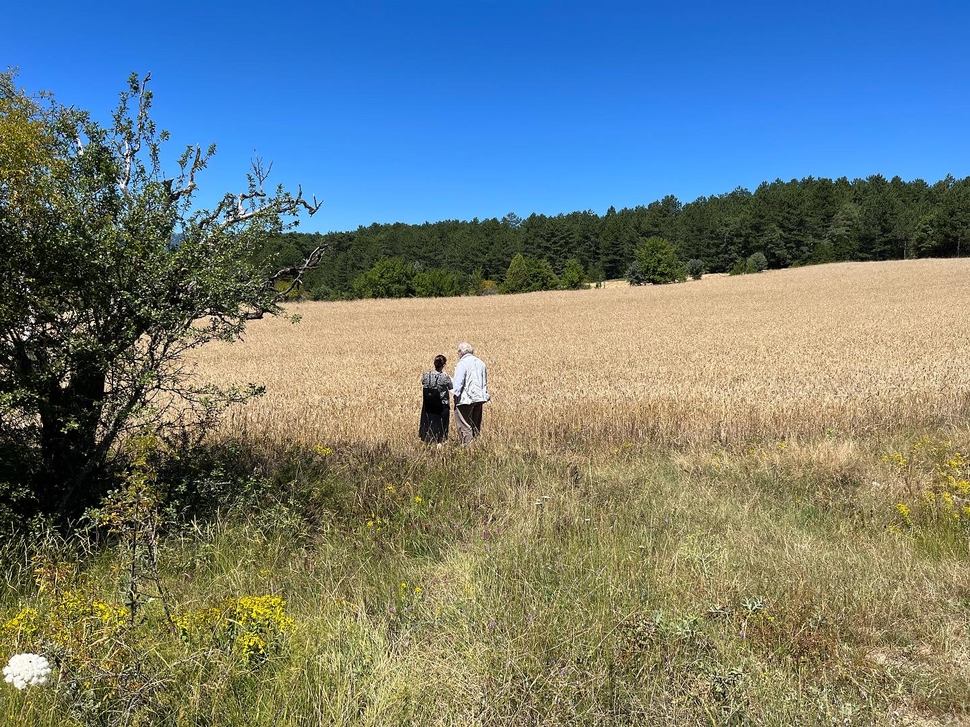
#> input picture images/fatos_hocam_background.png, 970 x 727 px, shrunk from 1440 x 1080 before the run, found by its file name
$ jupyter execute --allow-errors newCh8.ipynb
#> lines starting #> are read from the running program, lines starting #| are printed output that depends on the picture
# Chapter 8: Wavelet Transforms and Multiresolution Image Analysis
This is the companion file for Chapter 8.

## Video 8.1
**A useful explanation of vector spaces**

[](https://www.youtube.com/watch?v=tMV61BZCrhk)

## Video 8.2
**A nice introduction to wavelets**

[](https://www.youtube.com/watch?v=ZnmvUCtUAEE)

## Video 8.3
**Basic concepts of wavelet transforms**

[](https://www.youtube.com/watch?v=QX1-xGVFqmw&t=16s)

## Video 8.4
**Discrete Wavelet Transform**

[](https://www.youtube.com/watch?v=F7Lg-nFYooU)

## **Programming exercise 8.1:**

1.   Run the following code to see the output of applying Haar Wavelet Transform.

[cell 1]
import numpy as np
import matplotlib.pyplot as plt
import urllib.request
from PIL import Image

# Load the image
url = "https://raw.githubusercontent.com/itironal/466Companion/main/images/fatos_hocam_background.png"
original_img = np.array(Image.open(urllib.request.urlopen(url))) / 255

# Define 1D Haar transform
def haar_1d(x):
    N = len(x)
    output = np.zeros_like(x)
    for i in range(0, N, 2):
        output[i//2] = (x[i] + x[i+1]) / np.sqrt(2)      # Approximation
        output[N//2 + i//2] = (x[i] - x[i+1]) / np.sqrt(2)  # Detail
    return output

# 2D Haar transform (single level)
def haar_2d(channel):
    # Apply 1D Haar to rows
    temp = np.apply_along_axis(haar_1d, axis=1, arr=channel)
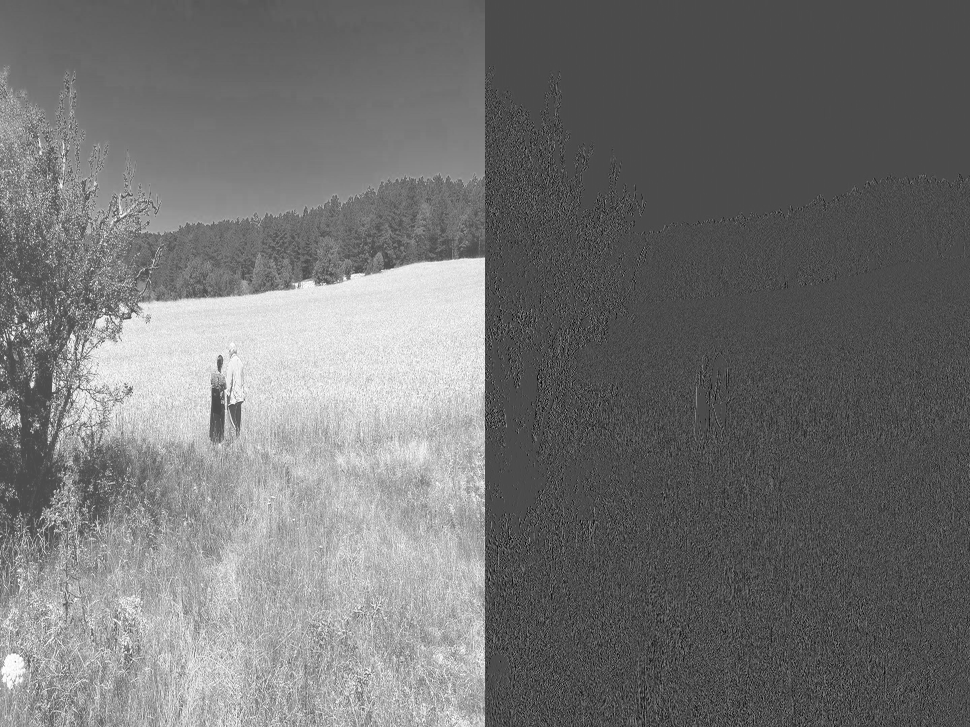
#> temp: shape (727, 970) float64; min -0.599, max 1.41, mean 0.31; drawn with min black and max white
    # Apply 1D Haar to columns
    transformed = np.apply_along_axis(haar_1d, axis=0, arr=temp)

    h, w = transformed.shape
    h2, w2 = h // 2, w // 2
    LL = transformed[:h2, :w2]
    LH = transformed[:h2, w2:]
    HL = transformed[h2:, :w2]
    HH = transformed[h2:, w2:]

    return LL, LH, HL, HH

# Apply Haar transform to each RGB channel
#> (the rest of this cell did not finish here and is left out)

## **Programming exercise 8.2:**

1.   Run the following code to see the output of the two-band analysis filter bank applied to a one-dimensional signal

[cell 2]
import numpy as np
import matplotlib.pyplot as plt
from scipy.signal import firwin, lfilter

def two_band_analysis(fx, cutoff, filter_order=31):
    """
    Perform two-band analysis filter bank for 1D signal.

    Parameters:
    -----------
    fx : 1D numpy array
        Input signal.
    cutoff : float
        Normalized cutoff frequency (0 < cutoff < 0.5), relative to Nyquist.
    filter_order : int
        Order of FIR filters.

    Returns:
    --------
    f0_down : 1D array
        Approximation (low-pass) part, downsampled by 2.
    f1_down : 1D array
        Detail (high-pass) part, downsampled by 2.
    f0_full : 1D array
        Low-pass filtered signal (full length).
    f1_full : 1D array
        High-pass filtered signal (full length).
    """
    # Step 1: Design FIR low-pass and high-pass filters
    h0 = firwin(filter_order, cutoff, pass_zero='lowpass')   # Low-pass
    h1 = firwin(filter_order, cutoff, pass_zero='highpass')  # High-pass

    # Step 2: Filter the signal
    f0_full = lfilter(h0, [1.0], fx)  # Approximation
    f1_full = lfilter(h1, [1.0], fx)  # Detail

    # Step 3: Downsample by 2
    f0_down = f0_full[::2]
    f1_down = f1_full[::2]

    return f0_down, f1_down, f0_full, f1_full

# ---------------- Example Usage ----------------
# Create a sample 1D signal (e.g., sum of two sinusoids)
fs = 256  # Sampling frequency
t = np.arange(0, 1, 1/fs)
fx = np.sin(2*np.pi*5*t) + 0.5*np.sin(2*np.pi*50*t)

# Apply two-band analysis filter bank
cutoff = 0.1  # Normalized cutoff frequency (relative to Nyquist, 0.5)
f0_down, f1_down, f0_full, f1_full = two_band_analysis(fx, cutoff, filter_order=31)

# ---------------- Plot Results ----------------
plt.figure(figsize=(12, 8))

plt.subplot(3,1,1)
plt.plot(t, fx)
plt.title("Original Signal")
plt.xlabel("Time")
plt.ylabel("Amplitude")

plt.subplot(3,1,2)
plt.plot(t, f0_full, label='Low-pass (Approximation)')
plt.plot(t, f1_full, label='High-pass (Detail)')
plt.title("Filtered Signals (Full Length)")
plt.xlabel("Time")
plt.ylabel("Amplitude")
plt.legend()

plt.subplot(3,1,3)
plt.plot(f0_down, label='Downsampled Approximation')
plt.plot(f1_down, label='Downsampled Detail')
plt.title("Downsampled Signals (Compressed)")
plt.xlabel("Sample index")
plt.ylabel("Amplitude")
plt.legend()

plt.tight_layout()
plt.show()
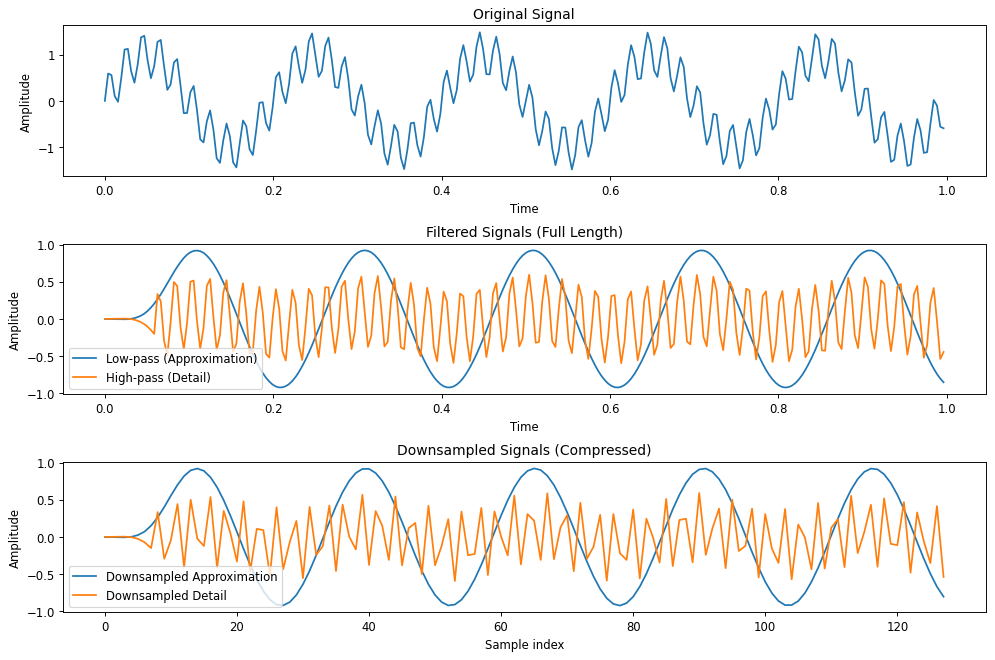
#> figure drawn by matplotlib, 3 panels; panel 1: curve peaks at x = 0.445, y = 1.49; panel 2: curve peaks at x = 0.309, y = 0.922; panel 2: curve peaks at x = 0.504, y = 0.595; panel 3: curve peaks at x = 65, y = 0.921

## **Programming exercise 8.3:**

1.   Run the following code to see the outputs of the two-band analysis filter bank applied to the image.

[cell 3]
import urllib.request
import numpy as np
import matplotlib.pyplot as plt
from scipy.signal import firwin, lfilter
from PIL import Image

def two_band_2d_analysis(image, cutoff=0.1, filter_order=31):
    """
    Two-band analysis filter bank for 2D images.

    Parameters
    ----------
    image : 2D numpy array
        Grayscale input image.
    cutoff : float
        Normalized cutoff frequency (0 < cutoff < 0.5).
    filter_order : int
        Order of 1D FIR filters.

    Returns
    -------
    a0 : 2D array
        Approximation (low-pass) image.
    dv : 2D array
        Vertical detail image.
    dh : 2D array
        Horizontal detail image.
    dd : 2D array
        Diagonal detail image.
    """
#> called with cutoff = 0.1, filter_order = 31
    # Step 1: Design 1D low-pass and high-pass filters
    h0 = firwin(filter_order, cutoff, pass_zero='lowpass')
    h1 = firwin(filter_order, cutoff, pass_zero='highpass')

    # Step 2: Filter rows
    f0_rows = lfilter(h0, [1.0], image, axis=1)  # Low-pass rows
    f1_rows = lfilter(h1, [1.0], image, axis=1)  # High-pass rows

    # Downsample rows by 2
    f0_rows_down = f0_rows[:, ::2]
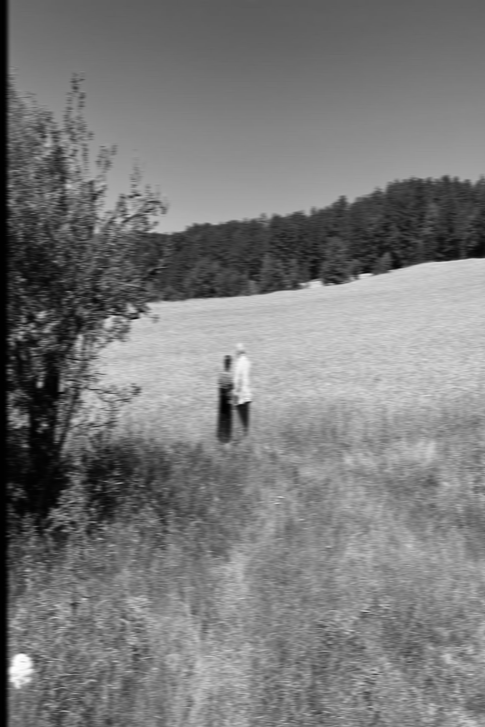
#> f0_rows_down: shape (727, 485) float64; min -0.00778, max 0.983, mean 0.468; drawn with min black and max white
    f1_rows_down = f1_rows[:, ::2]
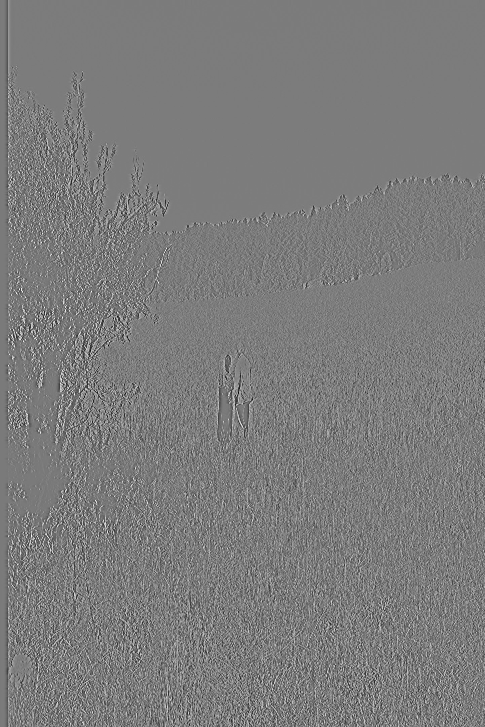
#> f1_rows_down: shape (727, 485) float64; min -0.677, max 0.73, mean 0.00928; drawn with min black and max white

    # Step 3 & 4: Filter columns and downsample by 2
    f0_cols = lfilter(h0, [1.0], f0_rows_down, axis=0)[::2, :]  # Low-pass columns of LP rows
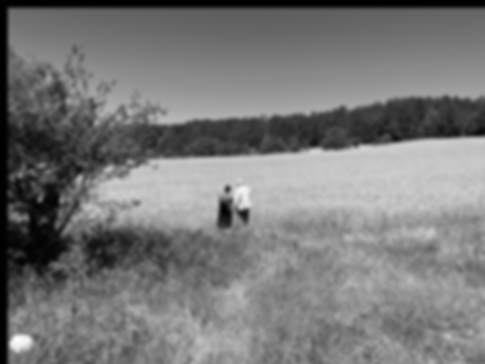
#> f0_cols: shape (364, 485) float64; min -0.00615, max 0.973, mean 0.458; drawn with min black and max white
    f1_cols = lfilter(h1, [1.0], f0_rows_down, axis=0)[::2, :]  # High-pass columns of LP rows

    f0_cols_h = lfilter(h0, [1.0], f1_rows_down, axis=0)[::2, :]  # Low-pass columns of HP rows
    f1_cols_h = lfilter(h1, [1.0], f1_rows_down, axis=0)[::2, :]  # High-pass columns of HP rows

    # Step 5: Merge with correct naming
    a0 = f0_cols       # Approximation
    dv = f1_cols       # Vertical detail (LP horizontal, HP vertical)
    dh = f0_cols_h     # Horizontal detail (HP horizontal, LP vertical)
    dd = f1_cols_h     # Diagonal detail (HP both directions)

    return a0, dv, dh, dd

# ---------------- Load the image ----------------
url = "https://raw.githubusercontent.com/itironal/466Companion/main/images/fatos_hocam_background.png"
original_img = np.array(Image.open(urllib.request.urlopen(url)).convert('L')) / 255.0  # Grayscale

# ---------------- Apply 2D two-band analysis filter bank ----------------
a0, dv, dh, dd = two_band_2d_analysis(original_img, cutoff=0.1, filter_order=31)

# ---------------- Plot the results ----------------
plt.figure(figsize=(12, 10))

plt.subplot(2,2,1)
plt.imshow(a0, cmap='gray')
plt.title("Approximation (a0)")
plt.axis('off')

plt.subplot(2,2,2)
plt.imshow(dv, cmap='gray')
plt.title("Vertical Detail (dv)")
plt.axis('off')

plt.subplot(2,2,3)
plt.imshow(dh, cmap='gray')
plt.title("Horizontal Detail (dh)")
plt.axis('off')

plt.subplot(2,2,4)
plt.imshow(dd, cmap='gray')
plt.title("Diagonal Detail (dd)")
plt.axis('off')

plt.tight_layout()
plt.show()

## **Programming exercise 8.4:**

1.   Run the following code to see the reconstructed image obtained from the approximation and detail subbands using the two-band 2D synthesis filter bank.

[cell 4]
import numpy as np
from scipy.signal import firwin, lfilter
import matplotlib.pyplot as plt

def upsample_by_2(image):
    """
    Upsample a 2D image by a factor of 2 along both axes.
    """
    rows, cols = image.shape
#> rows = 364; cols = 485
    upsampled = np.zeros((rows*2, cols*2))
    upsampled[::2, ::2] = image
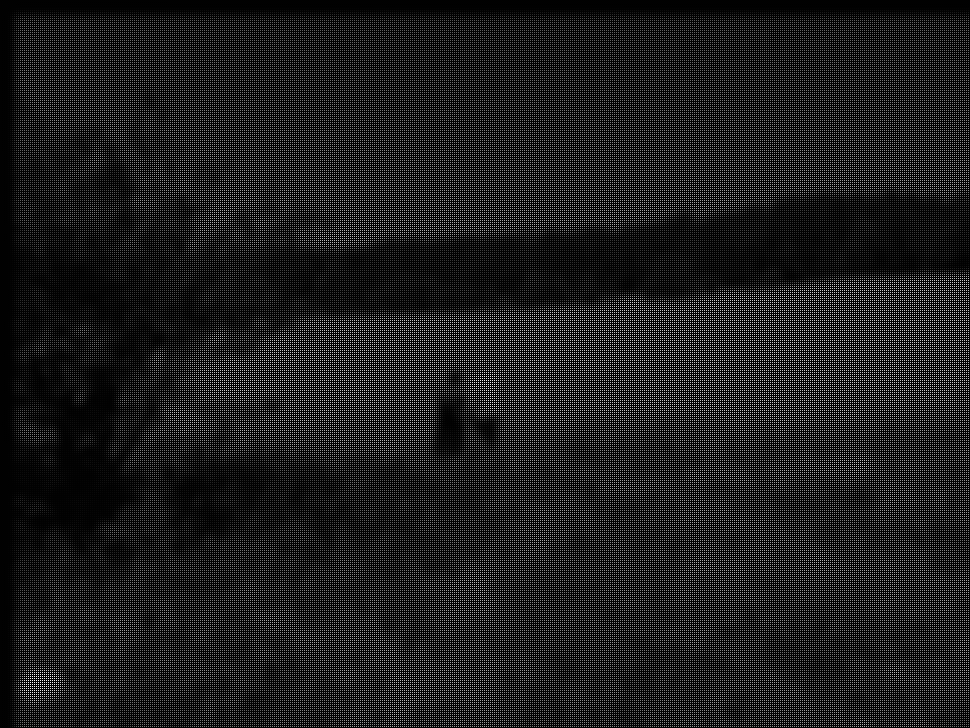
#> upsampled: shape (728, 970) float64; min -0.00615, max 0.973, mean 0.114; drawn with min black and max white
    return upsampled

def two_band_2d_synthesis(a0, dv, dh, dd, cutoff=0.1, filter_order=31):
    """
    Two-band synthesis filter bank for 2D images.

    Parameters
    ----------
    a0, dv, dh, dd : 2D arrays
        Subband images from analysis filter bank.
    cutoff : float
        Normalized cutoff frequency for synthesis filters.
    filter_order : int
        FIR filter order.

    Returns
    -------
    f_reconstructed : 2D array
        Reconstructed image from subbands.
    """
    # Step 1: Upsample all subband images by 2
    a0_up = upsample_by_2(a0)
    dv_up = upsample_by_2(dv)
    dh_up = upsample_by_2(dh)
    dd_up = upsample_by_2(dd)

    # Step 2: Design synthesis filters
    g0 = firwin(filter_order, cutoff, pass_zero='lowpass')
    g1 = firwin(filter_order, cutoff, pass_zero='highpass')

    # ---------------- Reconstruct columns ----------------
    # Vertical direction:
    # a0 + dh → low-pass vertically
    # dv + dd → high-pass vertically
    col_low = lfilter(g0, [1.0], a0_up, axis=0) + lfilter(g0, [1.0], dh_up, axis=0)
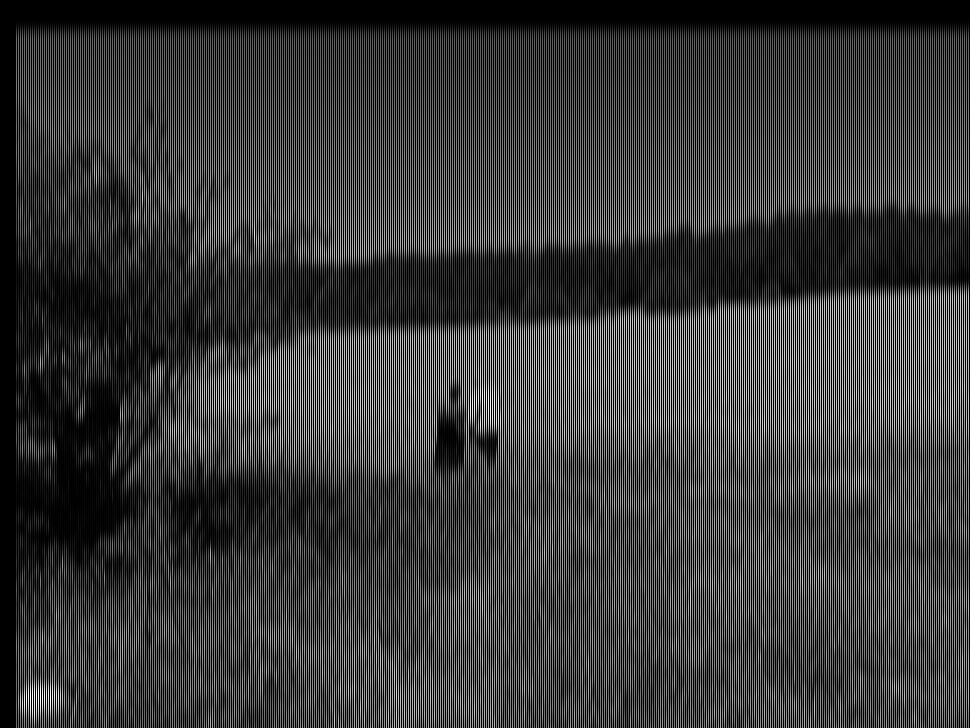
#> col_low: shape (728, 970) float64; min -0.00152, max 0.495, mean 0.114; drawn with min black and max white
    col_high = lfilter(g1, [1.0], dv_up, axis=0) + lfilter(g1, [1.0], dd_up, axis=0)

    # ---------------- Reconstruct rows ----------------
    # Horizontal direction:
    f_reconstructed = lfilter(g0, [1.0], col_low, axis=1) + lfilter(g1, [1.0], col_high, axis=1)
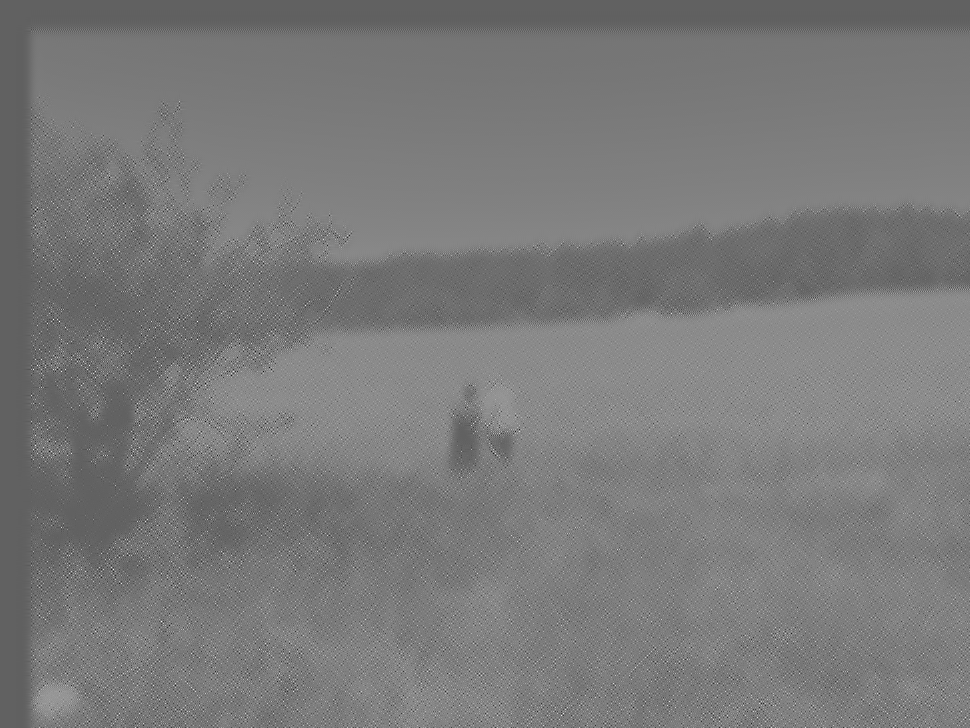
#> f_reconstructed: shape (728, 970) float64; min -0.436, max 0.709, mean 0.112; drawn with min black and max white

    return f_reconstructed

# ---------------- Example Usage ----------------
# Reconstruct the image from the subbands obtained earlier
f_rec = two_band_2d_synthesis(a0, dv, dh, dd, cutoff=0.1, filter_order=31)

# ---------------- Plot ----------------
plt.figure(figsize=(6,6))
plt.imshow(f_rec, cmap='gray')
plt.title("Reconstructed Image from Subbands")
plt.axis('off')
plt.show()
